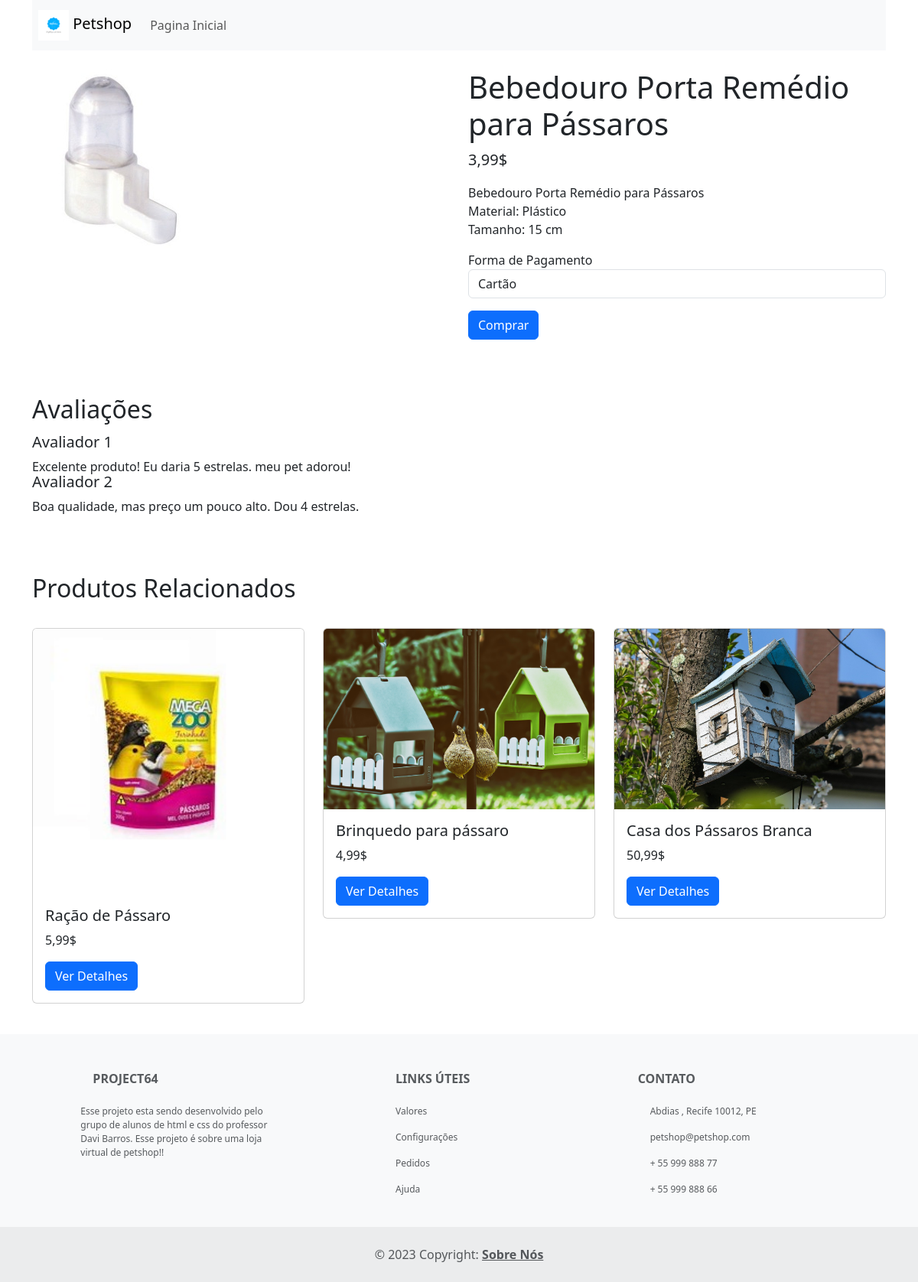
Page /produtos/produto.php?id=19 on the committed database.
### tables this page shows
CREATE TABLE `produtos` (
  `id` int(25) NOT NULL,
  `nome` text NOT NULL,
  `preco` text NOT NULL,
  `descricao` text NOT NULL,
  `url` text NOT NULL,
  `imagem` text NOT NULL,
  `grupo` text NOT NULL,
  `subcategoria` text NOT NULL
);

### produtos/produto.php (the view, shortened to what this page needs)
<?php
include("../login/php/config.php");
$id = $_GET['id'];
$sql = $db->prepare("SELECT * FROM `produtos` WHERE id = ?");
$sql->execute(array($id));
$produtos = $sql->fetchAll();
?>
<!DOCTYPE html>
<html>
<head>
    <link rel="stylesheet" href="../style.css">
    <link rel="stylesheet" href="https://cdn.jsdelivr.net/npm/bootstrap@5.3.0/dist/css/bootstrap.min.css">
</head>
<body>
    <header class="container">
        <nav class="navbar navbar-expand-lg navbar-light bg-light" style="background-color: cornflowerblue;" style="padding-left: 8px;">
            <a class="navbar-brand" href="../" style="padding-left: 8px;"> <img src="../assets/logos/logo_size.jpg" alt="logo" width="40" height="40"> Petshop</a>
            <div class="collapse navbar-collapse" id="navbarNav">
                <ul class="navbar-nav">
                    <li class="nav-item">
                        <a class="nav-link" href="../">Pagina Inicial</a>
                    </li>
                </ul>
            </div>
        </nav>
    </header>
    <main class="container mt-4">
        <div class="row">
            <div class="col-lg-6">
                <img src="../assets/high/<?php echo $produtos[0]['imagem']; ?>" class="img-fluid" alt="Osso para Cachorro">
            </div>
            <div class="col-lg-6">
                <h1><?php echo $produtos[0]['nome']; ?></h1>
                <p class="lead"><?php echo $produtos[0]['preco']; ?></p>
                <p><?php echo $produtos[0]['descricao']; ?></p>
                <div class="mb-3">
                    <label for="opcoes">Forma de Pagamento</label>
                    <select class="form-control" id="opcoes">
                        <option>Cartão</option>
                    </select>
                </div>
                <button class="btn btn-primary" onclick="conf()">Comprar</button>
            </div>
        </div>
    </main>
    <br><br>
    <section class="container mt-4">
        <h2>Avaliações</h2>
        <br>
        <div class="media">
            <div class="media-body">
                <h5 class="mt-0">Avaliador 1</h5>
                <p>Excelente produto! Eu daria 5 estrelas. meu pet adorou!</p>
            </div>
        </div>
        <div class="media">
            <div class="media-body">
                <h5 class="mt-0">Avaliador 2</h5>
                <p>Boa qualidade, mas preço um pouco alto. Dou 4 estrelas.</p>
            </div>
        </div>
    </section>
    <section class="container mt-4">
        <br><br><br>
        <h2>Produtos Relacionados</h2><br>
        <div class="row">
            <?php
            $grupo = $produtos[0]['grupo'];
            $subcategoria = $produtos[0]['subcategoria'];
            $i = 0;
            $sql = $db->prepare("SELECT * FROM `produtos` WHERE grupo = ? OR subcategoria = ?");
            $sql->execute(array($grupo, $subcategoria));
            $relacionados = $sql->fetchAll();
            foreach ($relacionados as $key => $value) {
                if ($i < 3) {
            ?>
                <div class="col-lg-4">
                    <div class="card">
                        <img src="../assets/high/<?php echo $value["imagem"]; ?>" class="card-img-top" alt="Produto Relacionado 1">
                        <div class="card-body">
                            <h5 class="card-title"><?php echo $value["nome"]; ?></h5>
                            <p class="card-text"><?php echo $value["preco"]; ?></p>
                            <a href="produto.php?id=<?php echo $value["id"]; ?>" class="btn btn-primary">Ver Detalhes</a>
                        </div>
                    </div>
                </div>
            <?php $i++;
                }
            } ?>
        </div>
    </section>
    <footer class="text-center text-lg-start bg-light text-muted">
            <section class="">
                <div class="container text-center text-md-start mt-5">
                    <div class="row mt-3">
                        <div class="col-md-3 col-lg-4 col-xl-3 mx-auto mb-4">
                            <h6 class="text-uppercase fw-bold mb-4">
                                <i class="fas fa-gem me-3"></i>PROJECT64
                            </h6>
                            <p>
                                Esse projeto esta sendo desenvolvido pelo grupo de alunos de html e css do
                                professor Davi Barros. Esse projeto é sobre uma loja virtual de petshop!!
                            </p>
                        </div>
                        <div class="col-md-3 col-lg-2 col-xl-2 mx-auto mb-4">
                            <h6 class="text-uppercase fw-bold mb-4">
                                LINKS ÚTEIS
                            </h6>
                            <p>
                                <a href="#!" class="text-reset">Valores</a>
                            </p>
                            <p>
                                <a href="#!" class="text-reset">Configurações</a>
                            </p>
                            <p>
                                <a href="#!" class="text-reset">Pedidos</a>
                            </p>
                            <p>
                                <a href="#!" class="text-reset">Ajuda</a>
                            </p>
                        </div>
                        <div class="col-md-4 col-lg-3 col-xl-3 mx-auto mb-md-0 mb-4">
                            <h6 class="text-uppercase fw-bold mb-4">Contato</h6>
                            <p><i class="fas fa-home me-3"></i> Abdias , Recife 10012, PE</p>
                            <p>
                                petshop@petshop.com
                            </p>
                            <p><i class="fas fa-phone me-3"></i> + 55 999 888 77</p>
                            <p><i class="fas fa-print me-3"></i> + 55 999 888 66</p>
                        </div>
                    </div>
                </div>
            </section>
            <div class="text-center p-4" style="background-color: rgba(0, 0, 0, 0.05);">
                © 2023 Copyright:
                <a class="text-reset fw-bold" href="SobreNos.html">Sobre Nós</a>
            </div>
        </footer>
</body>
</html>

### style.css (style rules this page uses)
* { margin: 0; padding: 0; }
html { scroll-behavior: smooth; height: 100%; }
body { background-color: #f1f3f4; font-family: theFont;height: 100%; }
footer { margin-top: 40px; padding-top: 1px; background: #222; color: #fff; }
footer p { font-size: 12px; }
.media { margin: -20px 0; }
footer .row a:any-link { text-decoration: none; color: white; }

### rows in the picture
produtos: imagem (picture), nome "Bebedouro Porta Remédio para Pássaros", preco "3,99$", descricao "Bebedouro Porta Remédio para Pássaros Material: Plástico Tamanho: 15 cm"
produtos: imagem (picture), nome "Ração de Pássaro", preco "5,99$"
produtos: imagem (picture), nome "Brinquedo para pássaro", preco "4,99$"
produtos: imagem (picture), nome "Casa dos Pássaros Branca", preco "50,99$"
